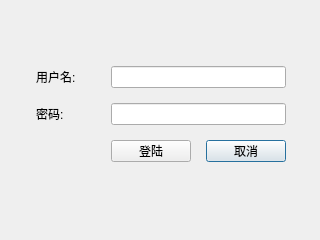
<?xml version="1.0" encoding="UTF-8"?>
<ui version="4.0">
 <class>LoginPage</class>
 <widget class="QDialog" name="LoginPage">
  <property name="geometry">
   <rect>
    <x>0</x>
    <y>0</y>
    <width>320</width>
    <height>240</height>
   </rect>
  </property>
  <property name="windowTitle">
   <string>Dialog</string>
  </property>
  <widget class="QWidget" name="">
   <property name="geometry">
    <rect>
     <x>30</x>
     <y>60</y>
     <width>262</width>
     <height>108</height>
    </rect>
   </property>
   <layout class="QGridLayout" name="gridLayout">
    <property name="leftMargin">
     <number>6</number>
    </property>
    <property name="topMargin">
     <number>6</number>
    </property>
    <property name="rightMargin">
     <number>6</number>
    </property>
    <property name="bottomMargin">
     <number>6</number>
    </property>
    <property name="spacing">
     <number>15</number>
    </property>
    <item row="0" column="0">
     <widget class="QLabel" name="lblUsernm">
      <property name="text">
       <string>用户名:</string>
      </property>
     </widget>
    </item>
    <item row="0" column="1" colspan="2">
     <widget class="QLineEdit" name="edtUsernm"/>
    </item>
    <item row="1" column="0">
     <widget class="QLabel" name="lblPasswd">
      <property name="text">
       <string>密码:</string>
      </property>
     </widget>
    </item>
    <item row="1" column="1" colspan="2">
     <widget class="QLineEdit" name="edtPasswd"/>
    </item>
    <item row="2" column="2">
     <widget class="QPushButton" name="btnCancel">
      <property name="text">
       <string>取消</string>
      </property>
     </widget>
    </item>
    <item row="2" column="1">
     <widget class="QPushButton" name="btnLogin">
      <property name="text">
       <string>登陆</string>
      </property>
     </widget>
    </item>
   </layout>
  </widget>
 </widget>
 <resources/>
 <connections/>
</ui>
